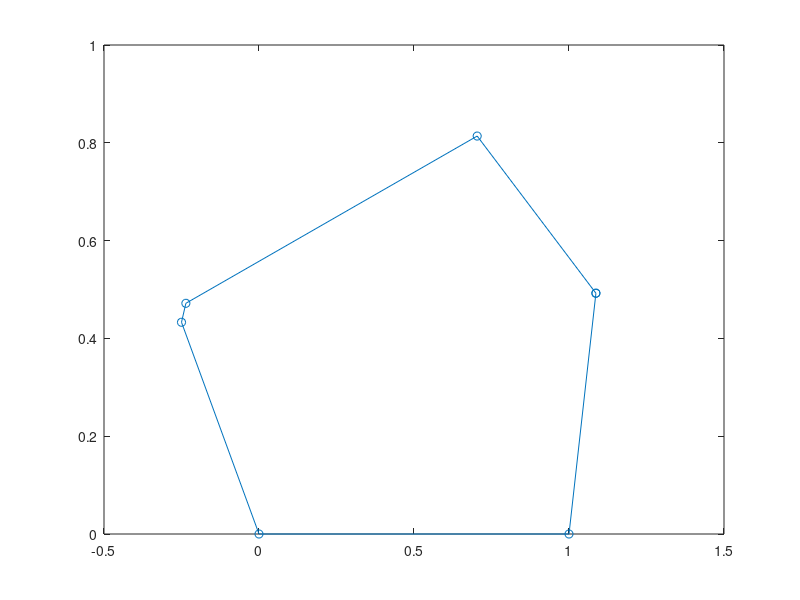

Here is the MATLAB script that generated this plot: (Note: this script raises an error after producing the figure.)

close all

deg2rad = pi/180;
alp = 120*deg2rad;
bet = 120*deg2rad;
del = 2*pi - alp - bet;

gam = 100*deg2rad;

a = 1; 
b = 0.5;    c = 0.5;
d = a;
e = c;



D = [0,0];
E = D + e*[cos(del), sin(del)];
C = D + [d,0];
B = C + c*[cos(pi-gam), sin(pi-gam)];
A = B - b*[sin(alp-gam+del-pi/2), -cos(alp-gam+del-pi/2)];
F = A - a*[cos(gam-del), -sin(gam-del)]




% P6 = P5 + f*[cos(E-pi+D), sin(E-pi+D)];
% ;
% P22 = P1 + b*[sin(A-C+D-pi/2), -cos(A-C+D-pi/2)];


PP = [B;C;D;E;F;A;B];

plot(PP(:,1), PP(:,2), 'o-')

abs(sin(alp)*sin(eps)/sin(bet)/sin(zet))